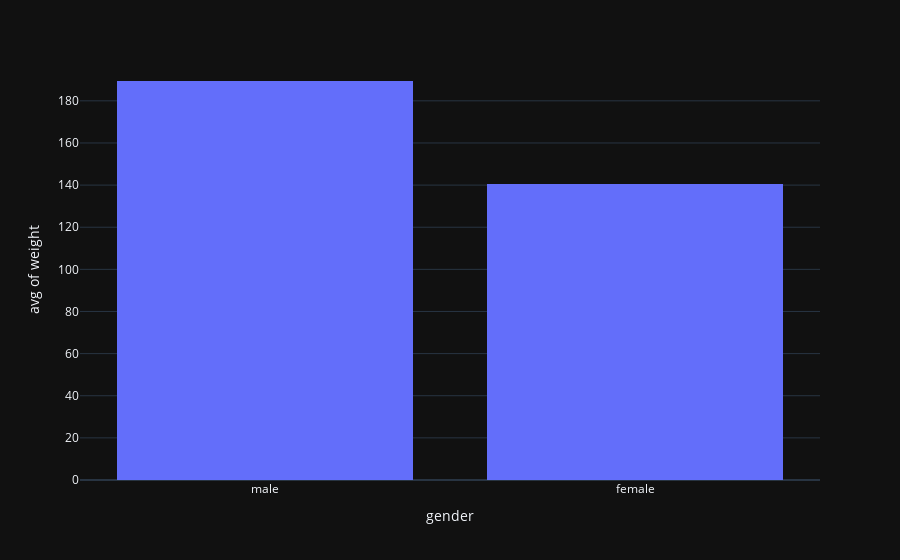

Notebook source saved alongside this figure:
### Markdown cell above
### The Central Limit Theorem
If n>30, the Central Limit Theorem can be used.

Unlike the normal case, these histograms all differ in shape. In particular, they become progressively less skewed as the sample size n increases.

provide convincing evidence that a sample size of n=30 is sufficient to overcome the skewness of the population distribution and give an approximately normal X sampling distribution.

### Code cell
# histogram average weight between athele male and female
import plotly.express as px

df1 = df[['weight','gender']]
fig = px.histogram(df1, x="gender",y="weight",  histfunc='avg')
fig.show()

### Figure 1 — Plotly figure (JSON) as saved in the notebook; plotly's stock layout.template omitted (floating-point values rounded to 4 significant figures; data arrays with more than 128 entries replaced by an {"elided": "..."} marker saying what was removed)
{"data": [{"alignmentgroup": "True", "bingroup": "x", "histfunc": "avg", "hovertemplate": "gender=%{x}<br>avg of weight=%{y}<extra></extra>", "legendgroup": "", "marker": {"color": "#636efa", "pattern": {"shape": ""}}, "name": "", "offsetgroup": "", "orientation": "v", "showlegend": false, "x": {"elided": "991 str values"}, "xaxis": "x", "y": {"elided": "991 int values"}, "yaxis": "y", "type": "histogram"}], "layout": {"xaxis": {"anchor": "y", "domain": [0.0, 1.0], "title": {"text": "gender"}}, "yaxis": {"anchor": "x", "domain": [0.0, 1.0], "title": {"text": "avg of weight"}}, "legend": {"tracegroupgap": 0}, "margin": {"t": 60}, "barmode": "relative"}}
